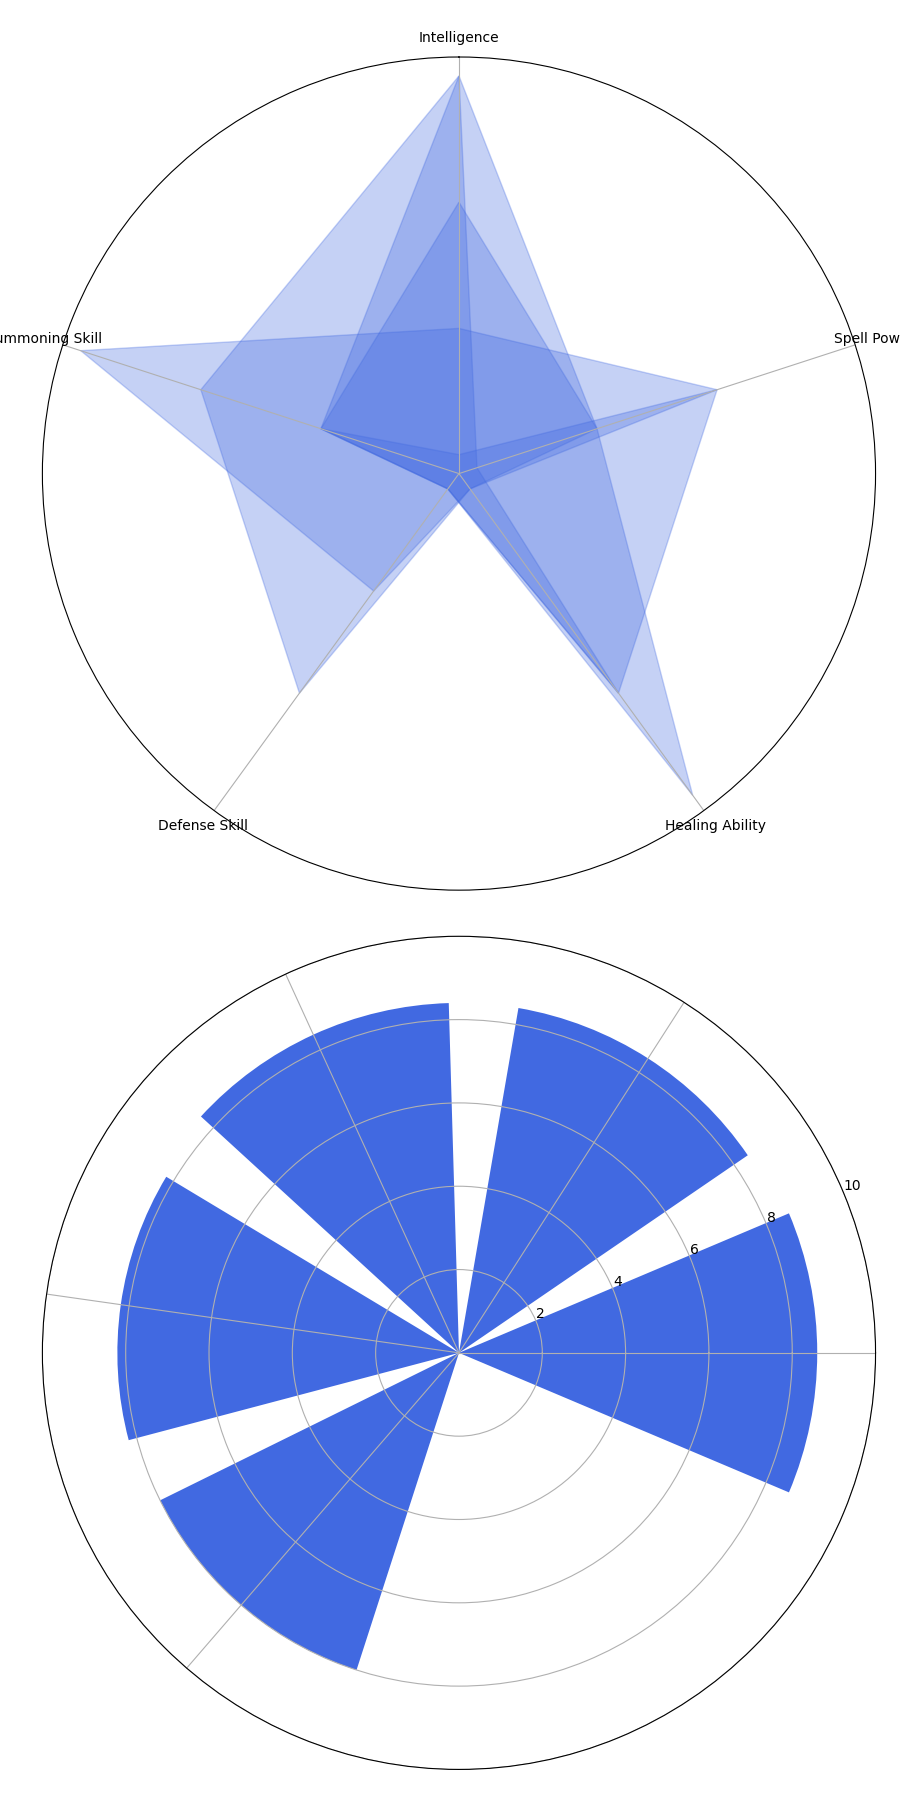

Reproduce this figure in Python.
import numpy as np
import matplotlib.pyplot as plt

categories = ['Intelligence', 'Spell Power', 'Healing Ability', 'Defense Skill', 'Summoning Skill']
num_vars = len(categories)

wizards = {
    'Merlin': [10, 8, 7, 9, 9],
    'Gandalf': [9, 8, 10, 7, 8],
    'Dumbledore': [8, 9, 7, 8, 10],
    'Morgana': [10, 7, 9, 7, 8],
    'Saruman': [7, 9, 9, 7, 8]
}

for wizard in wizards:
    wizards[wizard] += wizards[wizard][:1]

angles = np.linspace(0, 2 * np.pi, num_vars, endpoint=False).tolist()
angles += angles[:1]

fig, axs = plt.subplots(2, 1, figsize=(9, 18), subplot_kw={'polar': True})

# Radar chart
ax = axs[0]
ax.set_theta_offset(np.pi / 2)
ax.set_theta_direction(-1)
ax.set_xticks(angles[:-1])
ax.set_xticklabels(categories)
ax.set_yticks([])
single_color = 'royalblue'

for score in wizards.values():
    ax.fill(angles, score, color=single_color, alpha=0.3)

# Bar chart
ax2 = axs[1]
average_scores = {wizard: np.mean(wizards[wizard][:-1]) for wizard in wizards}
ax2.bar(average_scores.keys(), average_scores.values(), color=single_color)
ax2.set_ylim(0, 10)
ax2.set_xticklabels([])

plt.tight_layout()
plt.show()
